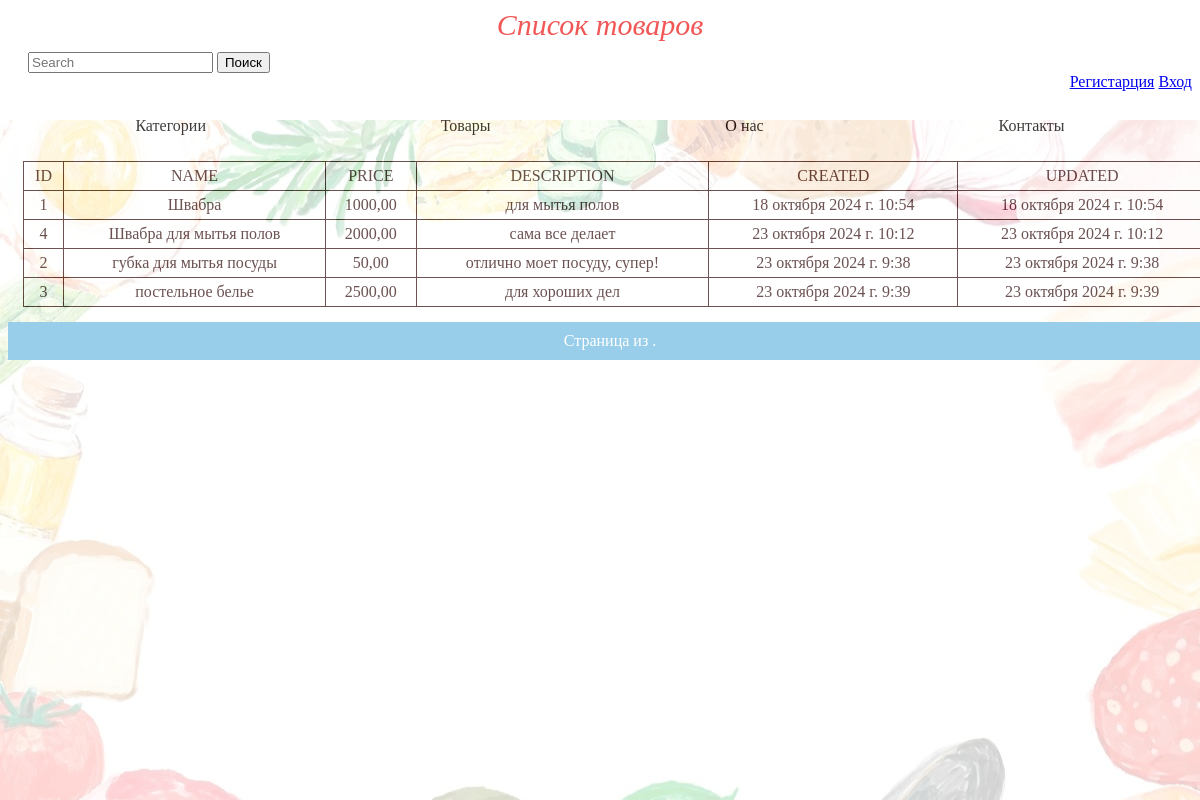
The page / on the database its author committed.
### app/models.py (models this page shows, shortened)
class Product(models.Model):
    category = models.ForeignKey(Category, on_delete=models.CASCADE, verbose_name='Категория', related_name='products')
    name = models.CharField(max_length=200, verbose_name='Наименование')
    description = models.TextField(verbose_name='Описание')
    image = models.ImageField(upload_to='products/%Y/%m/%d', blank=True)
    price = models.DecimalField(max_digits=10, decimal_places=2)
    available = models.BooleanField(default=True)
    slug = models.SlugField(max_length=200, unique=True)
    created = models.DateTimeField(auto_now_add=True)
    updated = models.DateTimeField(auto_now=True)
    class Meta:
        ordering = ['name']
        indexes = [
            models.Index(fields=['id', 'slug']),
            models.Index(fields=['name']),
            models.Index(fields=['-created'])
        ]
        verbose_name = 'Товар'
        verbose_name_plural = 'Товары'

### app/views.py (the view)
# urls.py: path('', ProductListView.as_view(), name='products'),
class ProductListView(ListView):
    model = Product
    template_name = 'app/app.html'
    context_object_name = 'products'

### app/templates/app/app.html (shortened to what this page needs)
{% extends 'base.html' %}
{% load static %}
{% block head %}
<head>
    <link rel="stylesheet" href="{% static 'app/css/app.css' %}">
</head>
{% endblock %}
{% block header %}
<header>Список товаров</header>
<form action="{% url 'product_search' %}" method="get" style="margin-top:10px; margin-left:20px;">
    <input type="search" name="query" class="form-control rounded" placeholder="Search" aria-label="Search" aria-describedby="search-addon">
    <button type="submit" class="btn btn-outline-primary" data-mdb-ripple-init>Поиск</button>
</form>
    <div class="href">
        <a href="users/register">Регистарция</a>
        <a href="users/login">Вход</a>
    </div>
    <nav class="navbar">
        <ul>
            <li><a href="{% url 'categories' %}">Категории</a></li>
            <li><a href="{% url 'products' %}">Товары</a></li>
            <li><a href="#">О нас</a></li>
            <li><a href="#">Контакты</a></li>
        </ul>
    </nav>
{% endblock %}
{% block main %}
<div>
    <img class="prod" src="{% static 'app/img/prod.jpg' %}" />
</div>
<table>
    <tr>
        <td>ID</td>
        <td>NAME</td>
        <td>PRICE</td>
        <td>DESCRIPTION</td>
        <td>CREATED</td>
        <td>UPDATED</td>
    </tr>
{% for product in products %}
    <tr>
        <td>{{ product.id }}</td>
        <td>{{ product.name }}</td>
        <td>{{ product.price }}</td>
        <td>{{ product.description }}</td>
        <td>{{ product.created }}</td>
        <td>{{ product.updated }}</td>
    </tr>
{% endfor %}
</table>
{% endblock %}
{% block footer %}
<footer>
<span class="step-links">
    <span class="current">
        Страница{{ page_obj.number }} из {{ page_obj.paginator.num_pages }}.
    </span>
</span>
</footer>
{% endblock %}

### templates/base.html (shortened to what this page needs)
<!doctype html>
<html lang="en">
<head>
    {% block head %}
    {% endblock %}
</head>
<body>
{% block header %}
{% endblock %}
{% block main %}
{% endblock %}
{% block footer %}
{% endblock %}
</body>
</html>

### app/static/app/css/app.css (style rules this page uses)
header { font-size: 30px; font-style: italic; margin: 15 px; color: rgb(242, 87, 87); text-align: center; height: 20%; }
.href { text-align: right; cursor: pointer; }
table { border-collapse: collapse; width: 100%; text-align: center; margin: 15px; }
td, th { padding: 5px; border: 1px solid; color: rgb(72, 39, 39); }
img.prod { min-height: 100%; min-width: 640px; width: 100%; height: auto; position: fixed; top: 15%; left: 0; opacity: 0.2; }
footer { text-align: center; padding: 10px; background-color: #98cee9; color: white; position: relative; bottom: 0; width: 100%; }
.navbar ul { list-style: none; display: flex; justify-content: space-around; padding: 10px; }
.navbar a { color: rgb(17, 13, 13); text-decoration: none; padding: 10px; }

### rows shown on the page
Product: id "1", name "Швабра", price "1000,00", description "для мытья полов", created "18 октября 2024 г. 10:54", updated "18 октября 2024 г. 10:54"
Product: id "4", name "Швабра для мытья полов", price "2000,00", description "сама все делает", created "23 октября 2024 г. 10:12", updated "23 октября 2024 г. 10:12"
Product: id "2", name "губка для мытья посуды", price "50,00", description "отлично моет посуду, супер!", created "23 октября 2024 г. 9:38", updated "23 октября 2024 г. 9:38"
Product: id "3", name "постельное белье", price "2500,00", description "для хороших дел", created "23 октября 2024 г. 9:39", updated "23 октября 2024 г. 9:39"
